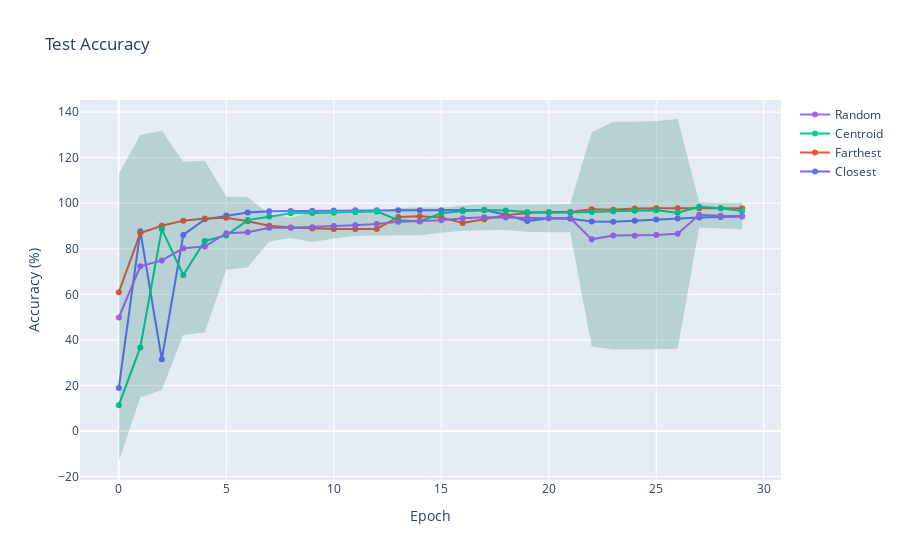

Notebook code for this chart:
### Code cell
fig = go.Figure()
fig.add_trace(go.Scatter(y=accuracy[0], mode='lines+markers', name='Closest'))
fig.add_trace(go.Scatter(y=accuracy[1], mode='lines+markers', name='Farthest'))
fig.add_trace(go.Scatter(y=accuracy[2], mode='lines+markers', name='Centroid'))
fig.add_trace(go.Scatter(y=np.mean(random_accuracy, axis=0), mode='lines+markers', name='Random'))

fig.add_trace(go.Scatter(
    x=np.arange(len(random_accuracy[0])),
    y=np.mean(random_accuracy, axis=0) + 2*np.std(random_accuracy, axis=0),
    mode='lines',
    line=dict(width=0),
    showlegend=False
))
fig.add_trace(go.Scatter(
    x=np.arange(len(random_accuracy[0])),
    y=np.mean(random_accuracy, axis=0) - 2*np.std(random_accuracy, axis=0),
    mode='lines',
    line=dict(width=0),
    fill='tonexty',
    fillcolor='rgba(0,100,80,0.2)',
    showlegend=False
))

fig.update_layout(title='Test Accuracy', xaxis_title='Epoch', yaxis_title='Accuracy (%)')
fig.show()

### Figure 1 — Plotly figure (JSON) as saved in the notebook; plotly's stock layout.template omitted (floating-point values rounded to 4 significant figures)
{"data": [{"mode": "lines+markers", "name": "Closest", "type": "scatter", "y": [18.9, 87.69, 31.52, 86.08, 92.92, 94.56, 95.89, 96.43, 96.54, 96.72, 96.84, 96.85, 96.9, 96.89, 96.92, 96.93, 96.93, 96.97, 94.97, 92.14, 93.37, 93.19, 92.02, 91.91, 92.32, 92.86, 93.31, 93.71, 93.94, 94.13]}, {"mode": "lines+markers", "name": "Farthest", "type": "scatter", "y": [60.91, 86.9, 90.07, 92.35, 93.28, 93.56, 92.04, 90.12, 89.29, 88.94, 88.72, 88.7, 88.69, 93.97, 94.22, 93.77, 91.34, 92.98, 94.72, 95.68, 96.13, 96.19, 97.31, 97.17, 97.65, 97.76, 97.76, 97.74, 97.78, 97.73]}, {"mode": "lines+markers", "name": "Centroid", "type": "scatter", "y": [11.35, 36.7, 88.65, 68.47, 83.42, 85.86, 92.59, 94.17, 95.58, 95.65, 95.77, 96, 96.41, 92.51, 91.96, 95.56, 96.52, 96.96, 96.81, 96.13, 95.81, 95.82, 96.12, 96.42, 96.67, 96.9, 95.84, 98.46, 97.79, 96.54]}, {"mode": "lines+markers", "name": "Random", "type": "scatter", "y": [49.83, 72.31, 74.9, 80.21, 80.96, 86.86, 87.21, 89.18, 89.24, 89.49, 89.94, 90.35, 90.83, 91.9, 92.09, 92.49, 93.41, 93.82, 93.78, 93.44, 93.39, 93.48, 84.13, 85.78, 85.75, 86.03, 86.55, 94.9, 94.53, 94.41]}, {"line": {"width": 0}, "mode": "lines", "showlegend": false, "type": "scatter", "x": [0, 1, 2, 3, 4, 5, 6, 7, 8, 9, 10, 11, 12, 13, 14, 15, 16, 17, 18, 19, 20, 21, 22, 23, 24, 25, 26, 27, 28, 29], "y": [112.8, 129.9, 131.8, 118.2, 118.6, 103.0, 102.6, 95.12, 93.75, 96.02, 95.36, 95.15, 95.82, 97.9, 98.2, 98.0, 98.97, 99.51, 99.27, 99.38, 99.58, 99.69, 131.1, 135.8, 135.7, 136.1, 137.0, 100.4, 100.2, 100.2]}, {"fill": "tonexty", "fillcolor": "rgba(0,100,80,0.2)", "line": {"width": 0}, "mode": "lines", "showlegend": false, "type": "scatter", "x": [0, 1, 2, 3, 4, 5, 6, 7, 8, 9, 10, 11, 12, 13, 14, 15, 16, 17, 18, 19, 20, 21, 22, 23, 24, 25, 26, 27, 28, 29], "y": [-13.16, 14.67, 17.98, 42.19, 43.3, 70.74, 71.86, 83.24, 84.72, 82.95, 84.52, 85.56, 85.85, 85.9, 85.98, 86.97, 87.86, 88.13, 88.28, 87.5, 87.2, 87.28, 37.13, 35.77, 35.76, 35.95, 36.13, 89.38, 88.91, 88.57]}], "layout": {"title": {"text": "Test Accuracy"}, "xaxis": {"title": {"text": "Epoch"}}, "yaxis": {"title": {"text": "Accuracy (%)"}}}}
